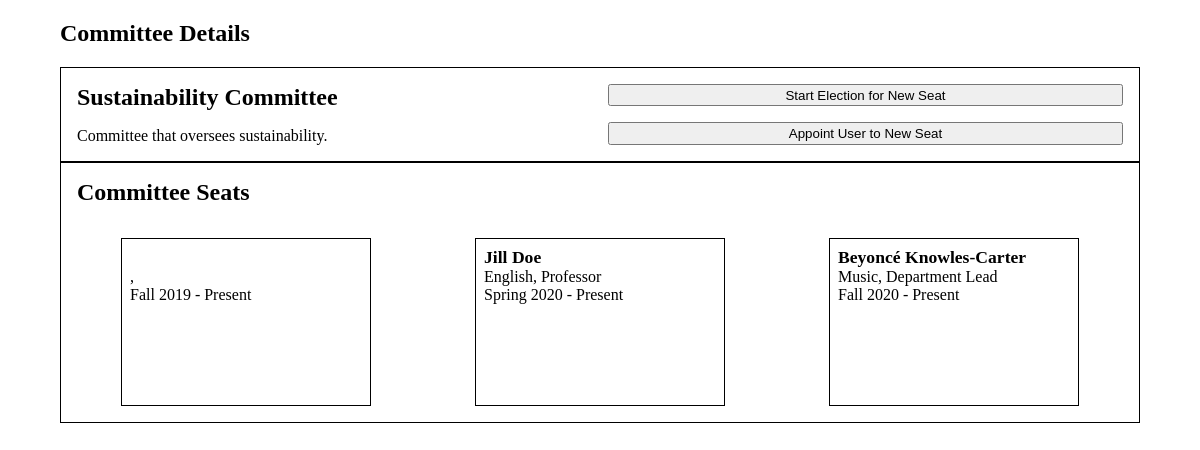
/committee_details.php?committee=1, run on the app's committed database.
### tables this page shows
CREATE TABLE IF NOT EXISTS `Committee` (
  `Committee_ID` INT NOT NULL AUTO_INCREMENT,
  `Name` VARCHAR(45) NOT NULL,
  `Description` VARCHAR(45) NOT NULL,
  PRIMARY KEY (`Committee_ID`));

CREATE TABLE IF NOT EXISTS `User` (
  `CNU_ID` INT NOT NULL AUTO_INCREMENT,
  `Password` VARCHAR(24) NOT NULL,
  `Fname` VARCHAR(45) NOT NULL,
  `Lname` VARCHAR(45) NOT NULL,
  `Email` VARCHAR(72) NOT NULL,
  `Department` VARCHAR(45),
  `Position` VARCHAR(45) NOT NULL,
  `Birthday` DATE NOT NULL,
  `Date_of_Hiring` DATE NOT NULL,
  `Gender` VARCHAR(45) NOT NULL,
  `Race` VARCHAR(45) NOT NULL,
  `Photo` Blob,
  PRIMARY KEY (`CNU_ID`));

### committee_details.php (the view, shortened to what this page needs)
<!DOCTYPE html>
<html lang="en" dir="ltr">
  <head>
    <link rel="stylesheet" href="css/profile.css" type="text/css">
    <?php include 'databaseconnect.php';
      $com_id = intval($_GET['committee']);
      $com_sql = "SELECT * FROM `Committee` WHERE Committee_ID='$com_id'";
      $com = $conn->query($com_sql)->fetch_assoc();
      $com_seats_sql = "SELECT * FROM `Committee Seat` WHERE Committee_Committee_ID='$com_id'";
      $com_seats = $conn->query($com_seats_sql);
    ?>
  </head>
  <body>
    <div class="wrapper">
      <h2>Committee Details</h2>
      <div class="profile">
        <div class="body">
          <div class="column">
            <span class='major heading'><?php echo $com['Name'];?></span>
            <div class="block"><?php echo $com['Description'];?></div>
          </div>
          <div class="column">
            <button type="button" name="election">Start Election for New Seat</button>
            <button type="button" name="appoint">Appoint User to New Seat</button>
          </div>
        </div>
      </div>
      <div class="profile">
        <div class="body block">
          <span class='major heading'>Committee Seats</span>
        </div>
        <div class="body">
          <div class="tiles">
            <?php
              while ($seat = $com_seats->fetch_assoc()) {
                $user_id = intval($seat['User_CNU_ID']);
                $user_sql = "SELECT CNU_ID, Fname, Lname, Department, Position, Photo FROM `User` WHERE CNU_ID='$user_id'";
                $user = $conn->query($user_sql)->fetch_assoc();
                $ending_term = $seat['Ending_Term'] ?? 'Present';
                echo "<div class='block'>";
                echo "<span class='sub heading'>".$user['Fname']." ".$user['Lname']."</span><br>"
                      .$user['Department']     .", "   .$user['Position']                ."<br>"
                      .$seat['Starting_Term']  ." - "  .$ending_term;
                echo "</div>";
              }
            ?>
          </div>
        </div>
      </div>
    </div>
  </body>
</html>

### css/profile.css (style rules this page uses)
body { margin: 0; padding: 0; }
.wrapper { width: 90%; height: 600px; margin: 0 auto; }
.profile { border: 1px solid black; }
.profile .body { padding: 1em; display: flex; flex-flow: row nowrap; justify-content: space-around; gap: 1em; }
.profile .column { display: flex; flex-flow: column nowrap; justify-content: space-between; flex: 1; gap: 1em; }
.profile .block { grid-column: span 1; grid-row: span 1; display: grid; grid-auto-columns: 1fr 2fr; }
.profile .tiles { flex: 1; display: grid; grid-template-columns: repeat(auto-fit, minmax(150px, 250px)); justify-content: space-around; grid-gap: 1em; }
.profile .tiles .block { display: block; padding: 0.5em; border: 1px solid black; min-height: 150px; }
.profile .heading { font-weight: bold; grid-column: span 2; }
.profile .heading.sub { font-size: 1.1em; }
.profile .heading.major { font-size: 1.5em; }
.profile button { height: 100%; }

### data on the page
committee: Name "Sustainability Committee", Description "Committee that oversees sustainability."
committee seat: Starting_Term "Fall 2019", Ending_Term "Present"
committee seat: User_CNU_ID.Fname "Jill", User_CNU_ID.Lname "Doe", User_CNU_ID.Department "English", User_CNU_ID.Position "Professor", Starting_Term "Spring 2020", Ending_Term "Present"
committee seat: User_CNU_ID.Fname "Beyoncé", User_CNU_ID.Lname "Knowles-Carter", User_CNU_ID.Department "Music", User_CNU_ID.Position "Department Lead", Starting_Term "Fall 2020", Ending_Term "Present"
